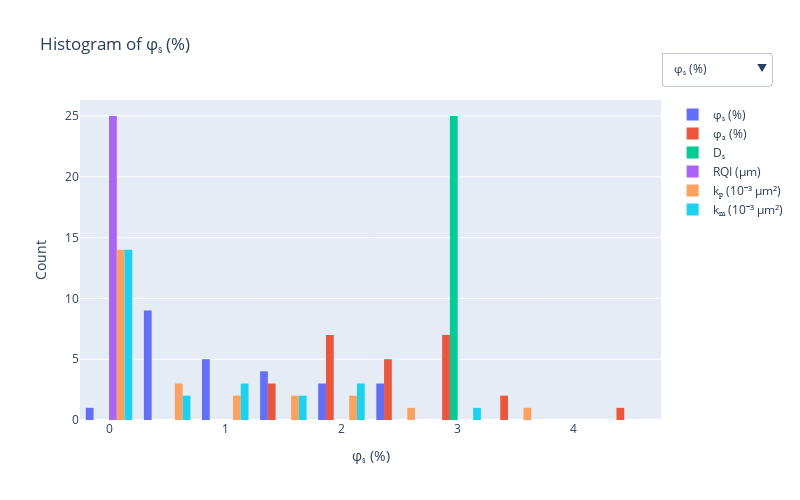
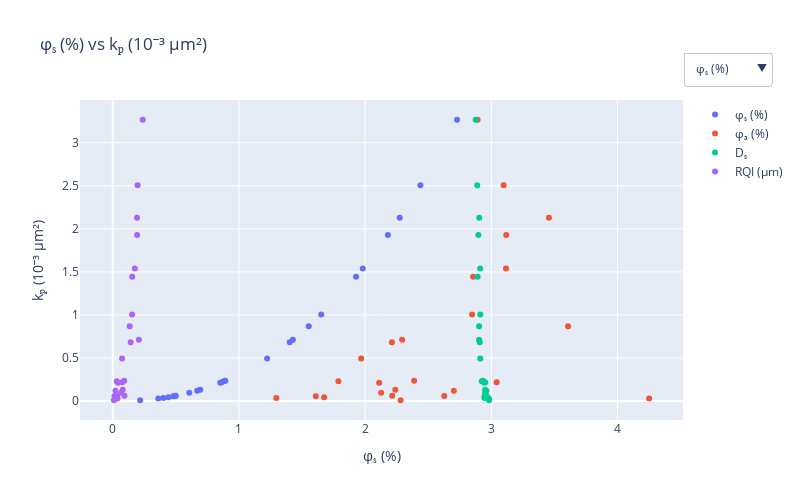
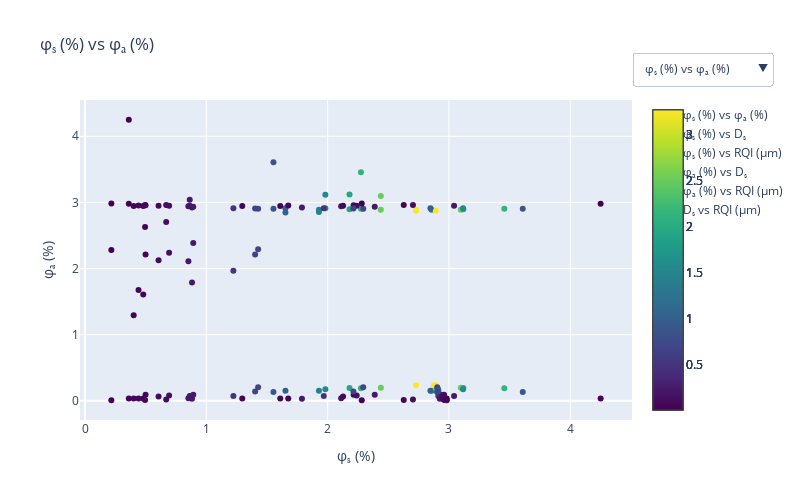
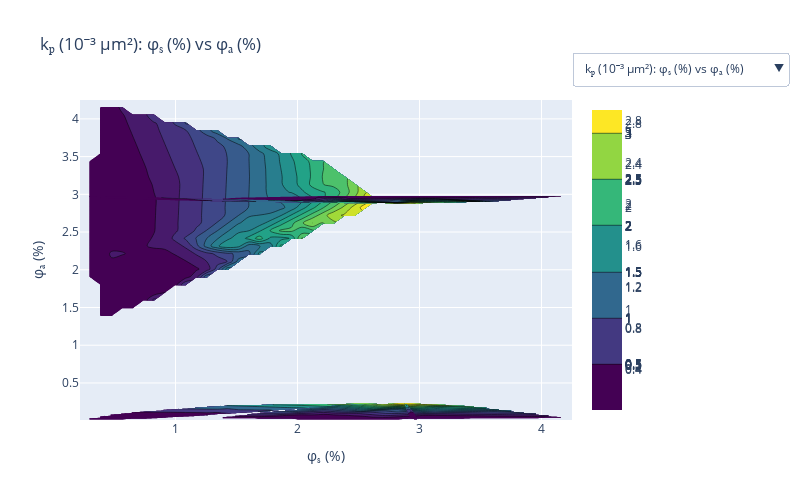

Notebook source saved alongside these figures, in order:
### Code cell
# ---------------------------------------
# Exploratory Data Analysis
# ---------------------------------------

import pandas as pd
import numpy as np
import plotly.graph_objects as go
import plotly.express as px
from itertools import combinations
from scipy.interpolate import griddata

# ------------------- CONFIG -------------------
df = df.copy()
df.columns = df.columns.str.strip()
numeric_cols = ['φₛ (%)', 'φₐ (%)', 'Dₛ', 'RQI (μm)', 'kₚ (10⁻³ μm²)', 'kₘ (10⁻³ μm²)']
feature_cols = ['φₛ (%)', 'φₐ (%)', 'Dₛ', 'RQI (μm)']
mode_cols = ['kₚ (10⁻³ μm²)', 'kₘ (10⁻³ μm²)']
target_col = 'kₚ (10⁻³ μm²)'
mesh_N = 30
color_scales = ['Viridis', 'Cividis']

# ------------------- 1. Histogram Figure -------------------
hist_traces = []
for col in numeric_cols:
    trace = go.Histogram(
        x=df[col],
        nbinsx=15,
        name=col,
        visible=True
    )
    hist_traces.append(trace)

fig_hist = go.Figure(data=hist_traces)

# Dropdown buttons for each column
hist_buttons = [
    dict(label=col,
         method="update",
         args=[{"visible": [c == col for c in numeric_cols]},
               {"title": f"Histogram of {col}",
                "xaxis": {"title": col},
                "yaxis": {"title": "Count"}}])
    for col in numeric_cols
]

fig_hist.update_layout(
    updatemenus=[dict(buttons=hist_buttons, x=1, y=1.15, xanchor='left', yanchor='top')],
    title=f"Histogram of {numeric_cols[0]}",
    xaxis_title=numeric_cols[0],
    yaxis_title="Count",
    width=800, height=500
)
fig_hist.show()

# ------------------- 2. Scatterplot vs Target -------------------
scatter_traces = []
for col in feature_cols:
    trace = go.Scatter(
        x=df[col],
        y=df[target_col],
        mode='markers',
        name=col,
        visible=True
    )
    scatter_traces.append(trace)

fig_scatter = go.Figure(data=scatter_traces)

scatter_buttons = [
    dict(label=col,
         method="update",
         args=[{"visible": [c == col for c in feature_cols]},
               {"title": f"{col} vs {target_col}",
                "xaxis": {"title": col},
                "yaxis": {"title": target_col}}])
    for col in feature_cols
]

fig_scatter.update_layout(
    updatemenus=[dict(buttons=scatter_buttons, x=1, y=1.15, xanchor='left', yanchor='top')],
    title=f"{feature_cols[0]} vs {target_col}",
    xaxis_title=feature_cols[0],
    yaxis_title=target_col,
    width=800, height=500
)
fig_scatter.show()

# ------------------- 3. Pair Scatterplots -------------------
pair_options = list(combinations(feature_cols, 2))
pair_traces = []

for f1, f2 in pair_options:
    trace = go.Scatter(
        x=df[f1],
        y=df[f2],
        mode='markers',
        marker=dict(color=df[target_col], colorscale='Viridis', showscale=True),
        name=f"{f1} vs {f2}",
        visible=True
    )
    pair_traces.append(trace)

fig_pair = go.Figure(data=pair_traces)

pair_buttons = [
    dict(label=f"{f1} vs {f2}",
         method="update",
         args=[{"visible": [t.name == f"{f1} vs {f2}" for t in pair_traces]},
               {"title": f"{f1} vs {f2} colored by {target_col}",
                "xaxis": {"title": f1},
                "yaxis": {"title": f2}}])
    for f1, f2 in pair_options
]

fig_pair.update_layout(
    updatemenus=[dict(buttons=pair_buttons, x=1, y=1.15, xanchor='left', yanchor='top')],
    title=f"{pair_options[0][0]} vs {pair_options[0][1]}",
    xaxis_title=pair_options[0][0],
    yaxis_title=pair_options[0][1],
    width=800, height=500
)
fig_pair.show()

# ------------------- 4. Contour Heatmap Figure -------------------
contour_traces = []
for mode in mode_cols:
    for f1, f2 in pair_options:
        x_vals = np.linspace(df[f1].min(), df[f1].max(), mesh_N)
        y_vals = np.linspace(df[f2].min(), df[f2].max(), mesh_N)
        X_grid, Y_grid = np.meshgrid(x_vals, y_vals)
        Z_grid = griddata(
            points=df[[f1, f2]].values,
            values=df[mode].values,
            xi=(X_grid, Y_grid),
            method='linear'
        )
        trace = go.Contour(
            x=x_vals, y=y_vals, z=Z_grid,
            colorscale='Viridis', showscale=True,
            name=f"{mode}: {f1} vs {f2}",
            visible=True,
            hovertemplate=f"{f1}: %{{x}}<br>{f2}: %{{y}}<br>{mode}: %{{z:.3f}}<extra></extra>"
        )
        contour_traces.append(trace)

fig_contour = go.Figure(data=contour_traces)

contour_buttons = [
    dict(label=f"{mode}: {f1} vs {f2}",
         method="update",
         args=[{"visible": [t.name == f"{mode}: {f1} vs {f2}" for t in contour_traces]},
               {"title": f"{mode}: {f1} vs {f2}",
                "xaxis": {"title": f1},
                "yaxis": {"title": f2}}])
    for mode in mode_cols for f1, f2 in pair_options
]

fig_contour.update_layout(
    updatemenus=[dict(buttons=contour_buttons, x=1, y=1.15, xanchor='left', yanchor='top')],
    title=f"{mode_cols[0]}: {pair_options[0][0]} vs {pair_options[0][1]}",
    xaxis_title=pair_options[0][0],
    yaxis_title=pair_options[0][1],
    width=800, height=500
)
fig_contour.show()

### Figure 1 — Plotly figure (JSON) as saved in the notebook; plotly's stock layout.template omitted (floating-point values rounded to 4 significant figures)
{"data": [{"name": "φₛ (%)", "nbinsx": 15, "type": "histogram", "visible": true, "x": [0.669, 0.499, 0.495, 1.928, 2.438, 2.18, 0.361, 1.981, 2.728, 2.274, 1.553, 0.863, 0.401, 1.223, 0.882, 0.48, 0.693, 1.427, 0.852, 0.441, 1.652, 0.892, 0.606, 1.402, 0.217]}, {"name": "φₐ (%)", "nbinsx": 15, "type": "histogram", "visible": true, "x": [2.703, 2.214, 2.627, 2.856, 3.097, 3.118, 4.25, 3.116, 2.891, 3.456, 3.608, 3.042, 1.296, 1.968, 1.788, 1.609, 2.239, 2.293, 2.111, 1.675, 2.847, 2.388, 2.127, 2.212, 2.281]}, {"name": "Dₛ", "nbinsx": 15, "type": "histogram", "visible": true, "x": [2.96, 2.959, 2.962, 2.891, 2.888, 2.897, 2.981, 2.911, 2.876, 2.904, 2.903, 2.951, 2.946, 2.912, 2.924, 2.946, 2.95, 2.903, 2.943, 2.952, 2.912, 2.935, 2.951, 2.908, 2.982]}, {"name": "RQI (μm)", "nbinsx": 15, "type": "histogram", "visible": true, "x": [0.021, 0.093, 0.014, 0.154, 0.197, 0.193, 0.036, 0.175, 0.237, 0.192, 0.134, 0.075, 0.035, 0.074, 0.032, 0.034, 0.079, 0.207, 0.041, 0.036, 0.153, 0.091, 0.067, 0.142, 0.009]}, {"name": "kₚ (10⁻³ μm²)", "nbinsx": 15, "type": "histogram", "visible": true, "x": [0.12, 0.06, 0.059, 1.444, 2.507, 1.928, 0.028, 1.54, 3.267, 2.128, 0.868, 0.218, 0.036, 0.495, 0.23, 0.055, 0.13, 0.711, 0.212, 0.045, 1.004, 0.236, 0.095, 0.682, 0.009]}, {"name": "kₘ (10⁻³ μm²)", "nbinsx": 15, "type": "histogram", "visible": true, "x": [0.015, 0.236, 0.006, 1.13, 2.151, 1.972, 0.06, 1.554, 3.158, 2.11, 0.93, 0.221, 0.021, 0.174, 0.028, 0.025, 0.181, 1.588, 0.05, 0.027, 1.058, 0.272, 0.123, 0.727, 0.002]}], "layout": {"height": 500, "title": {"text": "Histogram of φₛ (%)"}, "updatemenus": [{"buttons": [{"args": [{"visible": [true, false, false, false, false, false]}, {"title": "Histogram of φₛ (%)", "xaxis": {"title": "φₛ (%)"}, "yaxis": {"title": "Count"}}], "label": "φₛ (%)", "method": "update"}, {"args": [{"visible": [false, true, false, false, false, false]}, {"title": "Histogram of φₐ (%)", "xaxis": {"title": "φₐ (%)"}, "yaxis": {"title": "Count"}}], "label": "φₐ (%)", "method": "update"}, {"args": [{"visible": [false, false, true, false, false, false]}, {"title": "Histogram of Dₛ", "xaxis": {"title": "Dₛ"}, "yaxis": {"title": "Count"}}], "label": "Dₛ", "method": "update"}, {"args": [{"visible": [false, false, false, true, false, false]}, {"title": "Histogram of RQI (μm)", "xaxis": {"title": "RQI (μm)"}, "yaxis": {"title": "Count"}}], "label": "RQI (μm)", "method": "update"}, {"args": [{"visible": [false, false, false, false, true, false]}, {"title": "Histogram of kₚ (10⁻³ μm²)", "xaxis": {"title": "kₚ (10⁻³ μm²)"}, "yaxis": {"title": "Count"}}], "label": "kₚ (10⁻³ μm²)", "method": "update"}, {"args": [{"visible": [false, false, false, false, false, true]}, {"title": "Histogram of kₘ (10⁻³ μm²)", "xaxis": {"title": "kₘ (10⁻³ μm²)"}, "yaxis": {"title": "Count"}}], "label": "kₘ (10⁻³ μm²)", "method": "update"}], "x": 1, "xanchor": "left", "y": 1.15, "yanchor": "top"}], "width": 800, "xaxis": {"title": {"text": "φₛ (%)"}}, "yaxis": {"title": {"text": "Count"}}}}

### Figure 2 — Plotly figure (JSON) as saved in the notebook; plotly's stock layout.template omitted (floating-point values rounded to 4 significant figures)
{"data": [{"mode": "markers", "name": "φₛ (%)", "type": "scatter", "visible": true, "x": [0.669, 0.499, 0.495, 1.928, 2.438, 2.18, 0.361, 1.981, 2.728, 2.274, 1.553, 0.863, 0.401, 1.223, 0.882, 0.48, 0.693, 1.427, 0.852, 0.441, 1.652, 0.892, 0.606, 1.402, 0.217], "y": [0.12, 0.06, 0.059, 1.444, 2.507, 1.928, 0.028, 1.54, 3.267, 2.128, 0.868, 0.218, 0.036, 0.495, 0.23, 0.055, 0.13, 0.711, 0.212, 0.045, 1.004, 0.236, 0.095, 0.682, 0.009]}, {"mode": "markers", "name": "φₐ (%)", "type": "scatter", "visible": true, "x": [2.703, 2.214, 2.627, 2.856, 3.097, 3.118, 4.25, 3.116, 2.891, 3.456, 3.608, 3.042, 1.296, 1.968, 1.788, 1.609, 2.239, 2.293, 2.111, 1.675, 2.847, 2.388, 2.127, 2.212, 2.281], "y": [0.12, 0.06, 0.059, 1.444, 2.507, 1.928, 0.028, 1.54, 3.267, 2.128, 0.868, 0.218, 0.036, 0.495, 0.23, 0.055, 0.13, 0.711, 0.212, 0.045, 1.004, 0.236, 0.095, 0.682, 0.009]}, {"mode": "markers", "name": "Dₛ", "type": "scatter", "visible": true, "x": [2.96, 2.959, 2.962, 2.891, 2.888, 2.897, 2.981, 2.911, 2.876, 2.904, 2.903, 2.951, 2.946, 2.912, 2.924, 2.946, 2.95, 2.903, 2.943, 2.952, 2.912, 2.935, 2.951, 2.908, 2.982], "y": [0.12, 0.06, 0.059, 1.444, 2.507, 1.928, 0.028, 1.54, 3.267, 2.128, 0.868, 0.218, 0.036, 0.495, 0.23, 0.055, 0.13, 0.711, 0.212, 0.045, 1.004, 0.236, 0.095, 0.682, 0.009]}, {"mode": "markers", "name": "RQI (μm)", "type": "scatter", "visible": true, "x": [0.021, 0.093, 0.014, 0.154, 0.197, 0.193, 0.036, 0.175, 0.237, 0.192, 0.134, 0.075, 0.035, 0.074, 0.032, 0.034, 0.079, 0.207, 0.041, 0.036, 0.153, 0.091, 0.067, 0.142, 0.009], "y": [0.12, 0.06, 0.059, 1.444, 2.507, 1.928, 0.028, 1.54, 3.267, 2.128, 0.868, 0.218, 0.036, 0.495, 0.23, 0.055, 0.13, 0.711, 0.212, 0.045, 1.004, 0.236, 0.095, 0.682, 0.009]}], "layout": {"height": 500, "title": {"text": "φₛ (%) vs kₚ (10⁻³ μm²)"}, "updatemenus": [{"buttons": [{"args": [{"visible": [true, false, false, false]}, {"title": "φₛ (%) vs kₚ (10⁻³ μm²)", "xaxis": {"title": "φₛ (%)"}, "yaxis": {"title": "kₚ (10⁻³ μm²)"}}], "label": "φₛ (%)", "method": "update"}, {"args": [{"visible": [false, true, false, false]}, {"title": "φₐ (%) vs kₚ (10⁻³ μm²)", "xaxis": {"title": "φₐ (%)"}, "yaxis": {"title": "kₚ (10⁻³ μm²)"}}], "label": "φₐ (%)", "method": "update"}, {"args": [{"visible": [false, false, true, false]}, {"title": "Dₛ vs kₚ (10⁻³ μm²)", "xaxis": {"title": "Dₛ"}, "yaxis": {"title": "kₚ (10⁻³ μm²)"}}], "label": "Dₛ", "method": "update"}, {"args": [{"visible": [false, false, false, true]}, {"title": "RQI (μm) vs kₚ (10⁻³ μm²)", "xaxis": {"title": "RQI (μm)"}, "yaxis": {"title": "kₚ (10⁻³ μm²)"}}], "label": "RQI (μm)", "method": "update"}], "x": 1, "xanchor": "left", "y": 1.15, "yanchor": "top"}], "width": 800, "xaxis": {"title": {"text": "φₛ (%)"}}, "yaxis": {"title": {"text": "kₚ (10⁻³ μm²)"}}}}

### Figure 3 — Plotly figure (JSON) as saved in the notebook; plotly's stock layout.template omitted (floating-point values rounded to 4 significant figures)
{"data": [{"marker": {"color": [0.12, 0.06, 0.059, 1.444, 2.507, 1.928, 0.028, 1.54, 3.267, 2.128, 0.868, 0.218, 0.036, 0.495, 0.23, 0.055, 0.13, 0.711, 0.212, 0.045, 1.004, 0.236, 0.095, 0.682, 0.009], "colorscale": [[0, "#440154"], [0.1111, "#482878"], [0.2222, "#3e4989"], [0.3333, "#31688e"], [0.4444, "#26828e"], [0.5556, "#1f9e89"], [0.6667, "#35b779"], [0.7778, "#6ece58"], [0.8889, "#b5de2b"], [1, "#fde725"]], "showscale": true}, "mode": "markers", "name": "φₛ (%) vs φₐ (%)", "type": "scatter", "visible": true, "x": [0.669, 0.499, 0.495, 1.928, 2.438, 2.18, 0.361, 1.981, 2.728, 2.274, 1.553, 0.863, 0.401, 1.223, 0.882, 0.48, 0.693, 1.427, 0.852, 0.441, 1.652, 0.892, 0.606, 1.402, 0.217], "y": [2.703, 2.214, 2.627, 2.856, 3.097, 3.118, 4.25, 3.116, 2.891, 3.456, 3.608, 3.042, 1.296, 1.968, 1.788, 1.609, 2.239, 2.293, 2.111, 1.675, 2.847, 2.388, 2.127, 2.212, 2.281]}, {"marker": {"color": [0.12, 0.06, 0.059, 1.444, 2.507, 1.928, 0.028, 1.54, 3.267, 2.128, 0.868, 0.218, 0.036, 0.495, 0.23, 0.055, 0.13, 0.711, 0.212, 0.045, 1.004, 0.236, 0.095, 0.682, 0.009], "colorscale": [[0, "#440154"], [0.1111, "#482878"], [0.2222, "#3e4989"], [0.3333, "#31688e"], [0.4444, "#26828e"], [0.5556, "#1f9e89"], [0.6667, "#35b779"], [0.7778, "#6ece58"], [0.8889, "#b5de2b"], [1, "#fde725"]], "showscale": true}, "mode": "markers", "name": "φₛ (%) vs Dₛ", "type": "scatter", "visible": true, "x": [0.669, 0.499, 0.495, 1.928, 2.438, 2.18, 0.361, 1.981, 2.728, 2.274, 1.553, 0.863, 0.401, 1.223, 0.882, 0.48, 0.693, 1.427, 0.852, 0.441, 1.652, 0.892, 0.606, 1.402, 0.217], "y": [2.96, 2.959, 2.962, 2.891, 2.888, 2.897, 2.981, 2.911, 2.876, 2.904, 2.903, 2.951, 2.946, 2.912, 2.924, 2.946, 2.95, 2.903, 2.943, 2.952, 2.912, 2.935, 2.951, 2.908, 2.982]}, {"marker": {"color": [0.12, 0.06, 0.059, 1.444, 2.507, 1.928, 0.028, 1.54, 3.267, 2.128, 0.868, 0.218, 0.036, 0.495, 0.23, 0.055, 0.13, 0.711, 0.212, 0.045, 1.004, 0.236, 0.095, 0.682, 0.009], "colorscale": [[0, "#440154"], [0.1111, "#482878"], [0.2222, "#3e4989"], [0.3333, "#31688e"], [0.4444, "#26828e"], [0.5556, "#1f9e89"], [0.6667, "#35b779"], [0.7778, "#6ece58"], [0.8889, "#b5de2b"], [1, "#fde725"]], "showscale": true}, "mode": "markers", "name": "φₛ (%) vs RQI (μm)", "type": "scatter", "visible": true, "x": [0.669, 0.499, 0.495, 1.928, 2.438, 2.18, 0.361, 1.981, 2.728, 2.274, 1.553, 0.863, 0.401, 1.223, 0.882, 0.48, 0.693, 1.427, 0.852, 0.441, 1.652, 0.892, 0.606, 1.402, 0.217], "y": [0.021, 0.093, 0.014, 0.154, 0.197, 0.193, 0.036, 0.175, 0.237, 0.192, 0.134, 0.075, 0.035, 0.074, 0.032, 0.034, 0.079, 0.207, 0.041, 0.036, 0.153, 0.091, 0.067, 0.142, 0.009]}, {"marker": {"color": [0.12, 0.06, 0.059, 1.444, 2.507, 1.928, 0.028, 1.54, 3.267, 2.128, 0.868, 0.218, 0.036, 0.495, 0.23, 0.055, 0.13, 0.711, 0.212, 0.045, 1.004, 0.236, 0.095, 0.682, 0.009], "colorscale": [[0, "#440154"], [0.1111, "#482878"], [0.2222, "#3e4989"], [0.3333, "#31688e"], [0.4444, "#26828e"], [0.5556, "#1f9e89"], [0.6667, "#35b779"], [0.7778, "#6ece58"], [0.8889, "#b5de2b"], [1, "#fde725"]], "showscale": true}, "mode": "markers", "name": "φₐ (%) vs Dₛ", "type": "scatter", "visible": true, "x": [2.703, 2.214, 2.627, 2.856, 3.097, 3.118, 4.25, 3.116, 2.891, 3.456, 3.608, 3.042, 1.296, 1.968, 1.788, 1.609, 2.239, 2.293, 2.111, 1.675, 2.847, 2.388, 2.127, 2.212, 2.281], "y": [2.96, 2.959, 2.962, 2.891, 2.888, 2.897, 2.981, 2.911, 2.876, 2.904, 2.903, 2.951, 2.946, 2.912, 2.924, 2.946, 2.95, 2.903, 2.943, 2.952, 2.912, 2.935, 2.951, 2.908, 2.982]}, {"marker": {"color": [0.12, 0.06, 0.059, 1.444, 2.507, 1.928, 0.028, 1.54, 3.267, 2.128, 0.868, 0.218, 0.036, 0.495, 0.23, 0.055, 0.13, 0.711, 0.212, 0.045, 1.004, 0.236, 0.095, 0.682, 0.009], "colorscale": [[0, "#440154"], [0.1111, "#482878"], [0.2222, "#3e4989"], [0.3333, "#31688e"], [0.4444, "#26828e"], [0.5556, "#1f9e89"], [0.6667, "#35b779"], [0.7778, "#6ece58"], [0.8889, "#b5de2b"], [1, "#fde725"]], "showscale": true}, "mode": "markers", "name": "φₐ (%) vs RQI (μm)", "type": "scatter", "visible": true, "x": [2.703, 2.214, 2.627, 2.856, 3.097, 3.118, 4.25, 3.116, 2.891, 3.456, 3.608, 3.042, 1.296, 1.968, 1.788, 1.609, 2.239, 2.293, 2.111, 1.675, 2.847, 2.388, 2.127, 2.212, 2.281], "y": [0.021, 0.093, 0.014, 0.154, 0.197, 0.193, 0.036, 0.175, 0.237, 0.192, 0.134, 0.075, 0.035, 0.074, 0.032, 0.034, 0.079, 0.207, 0.041, 0.036, 0.153, 0.091, 0.067, 0.142, 0.009]}, {"marker": {"color": [0.12, 0.06, 0.059, 1.444, 2.507, 1.928, 0.028, 1.54, 3.267, 2.128, 0.868, 0.218, 0.036, 0.495, 0.23, 0.055, 0.13, 0.711, 0.212, 0.045, 1.004, 0.236, 0.095, 0.682, 0.009], "colorscale": [[0, "#440154"], [0.1111, "#482878"], [0.2222, "#3e4989"], [0.3333, "#31688e"], [0.4444, "#26828e"], [0.5556, "#1f9e89"], [0.6667, "#35b779"], [0.7778, "#6ece58"], [0.8889, "#b5de2b"], [1, "#fde725"]], "showscale": true}, "mode": "markers", "name": "Dₛ vs RQI (μm)", "type": "scatter", "visible": true, "x": [2.96, 2.959, 2.962, 2.891, 2.888, 2.897, 2.981, 2.911, 2.876, 2.904, 2.903, 2.951, 2.946, 2.912, 2.924, 2.946, 2.95, 2.903, 2.943, 2.952, 2.912, 2.935, 2.951, 2.908, 2.982], "y": [0.021, 0.093, 0.014, 0.154, 0.197, 0.193, 0.036, 0.175, 0.237, 0.192, 0.134, 0.075, 0.035, 0.074, 0.032, 0.034, 0.079, 0.207, 0.041, 0.036, 0.153, 0.091, 0.067, 0.142, 0.009]}], "layout": {"height": 500, "title": {"text": "φₛ (%) vs φₐ (%)"}, "updatemenus": [{"buttons": [{"args": [{"visible": [true, false, false, false, false, false]}, {"title": "φₛ (%) vs φₐ (%) colored by kₚ (10⁻³ μm²)", "xaxis": {"title": "φₛ (%)"}, "yaxis": {"title": "φₐ (%)"}}], "label": "φₛ (%) vs φₐ (%)", "method": "update"}, {"args": [{"visible": [false, true, false, false, false, false]}, {"title": "φₛ (%) vs Dₛ colored by kₚ (10⁻³ μm²)", "xaxis": {"title": "φₛ (%)"}, "yaxis": {"title": "Dₛ"}}], "label": "φₛ (%) vs Dₛ", "method": "update"}, {"args": [{"visible": [false, false, true, false, false, false]}, {"title": "φₛ (%) vs RQI (μm) colored by kₚ (10⁻³ μm²)", "xaxis": {"title": "φₛ (%)"}, "yaxis": {"title": "RQI (μm)"}}], "label": "φₛ (%) vs RQI (μm)", "method": "update"}, {"args": [{"visible": [false, false, false, true, false, false]}, {"title": "φₐ (%) vs Dₛ colored by kₚ (10⁻³ μm²)", "xaxis": {"title": "φₐ (%)"}, "yaxis": {"title": "Dₛ"}}], "label": "φₐ (%) vs Dₛ", "method": "update"}, {"args": [{"visible": [false, false, false, false, true, false]}, {"title": "φₐ (%) vs RQI (μm) colored by kₚ (10⁻³ μm²)", "xaxis": {"title": "φₐ (%)"}, "yaxis": {"title": "RQI (μm)"}}], "label": "φₐ (%) vs RQI (μm)", "method": "update"}, {"args": [{"visible": [false, false, false, false, false, true]}, {"title": "Dₛ vs RQI (μm) colored by kₚ (10⁻³ μm²)", "xaxis": {"title": "Dₛ"}, "yaxis": {"title": "RQI (μm)"}}], "label": "Dₛ vs RQI (μm)", "method": "update"}], "x": 1, "xanchor": "left", "y": 1.15, "yanchor": "top"}], "width": 800, "xaxis": {"title": {"text": "φₛ (%)"}}, "yaxis": {"title": {"text": "φₐ (%)"}}}}

### Figure 4 — Plotly figure (JSON) as saved in the notebook; plotly's stock layout.template omitted (floating-point values rounded to 4 significant figures; data arrays with more than 128 entries replaced by an {"elided": "..."} marker saying what was removed)
{"data": [{"colorscale": [[0, "#440154"], [0.1111, "#482878"], [0.2222, "#3e4989"], [0.3333, "#31688e"], [0.4444, "#26828e"], [0.5556, "#1f9e89"], [0.6667, "#35b779"], [0.7778, "#6ece58"], [0.8889, "#b5de2b"], [1, "#fde725"]], "hovertemplate": "φₛ (%): %{x}<br>φₐ (%): %{y}<br>kₚ (10⁻³ μm²): %{z:.3f}<extra></extra>", "name": "kₚ (10⁻³ μm²): φₛ (%) vs φₐ (%)", "showscale": true, "type": "contour", "visible": true, "x": [0.217, 0.3036, 0.3902, 0.4768, 0.5633, 0.6499, 0.7365, 0.8231, 0.9097, 0.9963, 1.083, 1.169, 1.256, 1.343, 1.429, 1.516, 1.602, 1.689, 1.776, 1.862, 1.949, 2.035, 2.122, 2.208, 2.295, 2.382, 2.468, 2.555, 2.641, 2.728], "y": [1.296, 1.398, 1.5, 1.602, 1.703, 1.805, 1.907, 2.009, 2.111, 2.213, 2.315, 2.416, 2.518, 2.62, 2.722, 2.824, 2.926, 3.028, 3.13, 3.231, 3.333, 3.435, 3.537, 3.639, 3.741, 3.843, 3.944, 4.046, 4.148, 4.25], "z": {"elided": "30x30 float values"}}, {"colorscale": [[0, "#440154"], [0.1111, "#482878"], [0.2222, "#3e4989"], [0.3333, "#31688e"], [0.4444, "#26828e"], [0.5556, "#1f9e89"], [0.6667, "#35b779"], [0.7778, "#6ece58"], [0.8889, "#b5de2b"], [1, "#fde725"]], "hovertemplate": "φₛ (%): %{x}<br>Dₛ: %{y}<br>kₚ (10⁻³ μm²): %{z:.3f}<extra></extra>", "name": "kₚ (10⁻³ μm²): φₛ (%) vs Dₛ", "showscale": true, "type": "contour", "visible": true, "x": [0.217, 0.3036, 0.3902, 0.4768, 0.5633, 0.6499, 0.7365, 0.8231, 0.9097, 0.9963, 1.083, 1.169, 1.256, 1.343, 1.429, 1.516, 1.602, 1.689, 1.776, 1.862, 1.949, 2.035, 2.122, 2.208, 2.295, 2.382, 2.468, 2.555, 2.641, 2.728], "y": [2.876, 2.88, 2.883, 2.887, 2.891, 2.894, 2.898, 2.902, 2.905, 2.909, 2.913, 2.916, 2.92, 2.924, 2.927, 2.931, 2.934, 2.938, 2.942, 2.945, 2.949, 2.953, 2.956, 2.96, 2.964, 2.967, 2.971, 2.975, 2.978, 2.982], "z": {"elided": "30x30 float values"}}, {"colorscale": [[0, "#440154"], [0.1111, "#482878"], [0.2222, "#3e4989"], [0.3333, "#31688e"], [0.4444, "#26828e"], [0.5556, "#1f9e89"], [0.6667, "#35b779"], [0.7778, "#6ece58"], [0.8889, "#b5de2b"], [1, "#fde725"]], "hovertemplate": "φₛ (%): %{x}<br>RQI (μm): %{y}<br>kₚ (10⁻³ μm²): %{z:.3f}<extra></extra>", "name": "kₚ (10⁻³ μm²): φₛ (%) vs RQI (μm)", "showscale": true, "type": "contour", "visible": true, "x": [0.217, 0.3036, 0.3902, 0.4768, 0.5633, 0.6499, 0.7365, 0.8231, 0.9097, 0.9963, 1.083, 1.169, 1.256, 1.343, 1.429, 1.516, 1.602, 1.689, 1.776, 1.862, 1.949, 2.035, 2.122, 2.208, 2.295, 2.382, 2.468, 2.555, 2.641, 2.728], "y": [0.009, 0.01686, 0.02472, 0.03259, 0.04045, 0.04831, 0.05617, 0.06403, 0.0719, 0.07976, 0.08762, 0.09548, 0.1033, 0.1112, 0.1191, 0.1269, 0.1348, 0.1427, 0.1505, 0.1584, 0.1662, 0.1741, 0.182, 0.1898, 0.1977, 0.2056, 0.2134, 0.2213, 0.2291, 0.237], "z": {"elided": "30x30 float values"}}, {"colorscale": [[0, "#440154"], [0.1111, "#482878"], [0.2222, "#3e4989"], [0.3333, "#31688e"], [0.4444, "#26828e"], [0.5556, "#1f9e89"], [0.6667, "#35b779"], [0.7778, "#6ece58"], [0.8889, "#b5de2b"], [1, "#fde725"]], "hovertemplate": "φₐ (%): %{x}<br>Dₛ: %{y}<br>kₚ (10⁻³ μm²): %{z:.3f}<extra></extra>", "name": "kₚ (10⁻³ μm²): φₐ (%) vs Dₛ", "showscale": true, "type": "contour", "visible": true, "x": [1.296, 1.398, 1.5, 1.602, 1.703, 1.805, 1.907, 2.009, 2.111, 2.213, 2.315, 2.416, 2.518, 2.62, 2.722, 2.824, 2.926, 3.028, 3.13, 3.231, 3.333, 3.435, 3.537, 3.639, 3.741, 3.843, 3.944, 4.046, 4.148, 4.25], "y": [2.876, 2.88, 2.883, 2.887, 2.891, 2.894, 2.898, 2.902, 2.905, 2.909, 2.913, 2.916, 2.92, 2.924, 2.927, 2.931, 2.934, 2.938, 2.942, 2.945, 2.949, 2.953, 2.956, 2.96, 2.964, 2.967, 2.971, 2.975, 2.978, 2.982], "z": {"elided": "30x30 float values"}}, {"colorscale": [[0, "#440154"], [0.1111, "#482878"], [0.2222, "#3e4989"], [0.3333, "#31688e"], [0.4444, "#26828e"], [0.5556, "#1f9e89"], [0.6667, "#35b779"], [0.7778, "#6ece58"], [0.8889, "#b5de2b"], [1, "#fde725"]], "hovertemplate": "φₐ (%): %{x}<br>RQI (μm): %{y}<br>kₚ (10⁻³ μm²): %{z:.3f}<extra></extra>", "name": "kₚ (10⁻³ μm²): φₐ (%) vs RQI (μm)", "showscale": true, "type": "contour", "visible": true, "x": [1.296, 1.398, 1.5, 1.602, 1.703, 1.805, 1.907, 2.009, 2.111, 2.213, 2.315, 2.416, 2.518, 2.62, 2.722, 2.824, 2.926, 3.028, 3.13, 3.231, 3.333, 3.435, 3.537, 3.639, 3.741, 3.843, 3.944, 4.046, 4.148, 4.25], "y": [0.009, 0.01686, 0.02472, 0.03259, 0.04045, 0.04831, 0.05617, 0.06403, 0.0719, 0.07976, 0.08762, 0.09548, 0.1033, 0.1112, 0.1191, 0.1269, 0.1348, 0.1427, 0.1505, 0.1584, 0.1662, 0.1741, 0.182, 0.1898, 0.1977, 0.2056, 0.2134, 0.2213, 0.2291, 0.237], "z": {"elided": "30x30 float values"}}, {"colorscale": [[0, "#440154"], [0.1111, "#482878"], [0.2222, "#3e4989"], [0.3333, "#31688e"], [0.4444, "#26828e"], [0.5556, "#1f9e89"], [0.6667, "#35b779"], [0.7778, "#6ece58"], [0.8889, "#b5de2b"], [1, "#fde725"]], "hovertemplate": "Dₛ: %{x}<br>RQI (μm): %{y}<br>kₚ (10⁻³ μm²): %{z:.3f}<extra></extra>", "name": "kₚ (10⁻³ μm²): Dₛ vs RQI (μm)", "showscale": true, "type": "contour", "visible": true, "x": [2.876, 2.88, 2.883, 2.887, 2.891, 2.894, 2.898, 2.902, 2.905, 2.909, 2.913, 2.916, 2.92, 2.924, 2.927, 2.931, 2.934, 2.938, 2.942, 2.945, 2.949, 2.953, 2.956, 2.96, 2.964, 2.967, 2.971, 2.975, 2.978, 2.982], "y": [0.009, 0.01686, 0.02472, 0.03259, 0.04045, 0.04831, 0.05617, 0.06403, 0.0719, 0.07976, 0.08762, 0.09548, 0.1033, 0.1112, 0.1191, 0.1269, 0.1348, 0.1427, 0.1505, 0.1584, 0.1662, 0.1741, 0.182, 0.1898, 0.1977, 0.2056, 0.2134, 0.2213, 0.2291, 0.237], "z": {"elided": "30x30 float values"}}, {"colorscale": [[0, "#440154"], [0.1111, "#482878"], [0.2222, "#3e4989"], [0.3333, "#31688e"], [0.4444, "#26828e"], [0.5556, "#1f9e89"], [0.6667, "#35b779"], [0.7778, "#6ece58"], [0.8889, "#b5de2b"], [1, "#fde725"]], "hovertemplate": "φₛ (%): %{x}<br>φₐ (%): %{y}<br>kₘ (10⁻³ μm²): %{z:.3f}<extra></extra>", "name": "kₘ (10⁻³ μm²): φₛ (%) vs φₐ (%)", "showscale": true, "type": "contour", "visible": true, "x": [0.217, 0.3036, 0.3902, 0.4768, 0.5633, 0.6499, 0.7365, 0.8231, 0.9097, 0.9963, 1.083, 1.169, 1.256, 1.343, 1.429, 1.516, 1.602, 1.689, 1.776, 1.862, 1.949, 2.035, 2.122, 2.208, 2.295, 2.382, 2.468, 2.555, 2.641, 2.728], "y": [1.296, 1.398, 1.5, 1.602, 1.703, 1.805, 1.907, 2.009, 2.111, 2.213, 2.315, 2.416, 2.518, 2.62, 2.722, 2.824, 2.926, 3.028, 3.13, 3.231, 3.333, 3.435, 3.537, 3.639, 3.741, 3.843, 3.944, 4.046, 4.148, 4.25], "z": {"elided": "30x30 float values"}}, {"colorscale": [[0, "#440154"], [0.1111, "#482878"], [0.2222, "#3e4989"], [0.3333, "#31688e"], [0.4444, "#26828e"], [0.5556, "#1f9e89"], [0.6667, "#35b779"], [0.7778, "#6ece58"], [0.8889, "#b5de2b"], [1, "#fde725"]], "hovertemplate": "φₛ (%): %{x}<br>Dₛ: %{y}<br>kₘ (10⁻³ μm²): %{z:.3f}<extra></extra>", "name": "kₘ (10⁻³ μm²): φₛ (%) vs Dₛ", "showscale": true, "type": "contour", "visible": true, "x": [0.217, 0.3036, 0.3902, 0.4768, 0.5633, 0.6499, 0.7365, 0.8231, 0.9097, 0.9963, 1.083, 1.169, 1.256, 1.343, 1.429, 1.516, 1.602, 1.689, 1.776, 1.862, 1.949, 2.035, 2.122, 2.208, 2.295, 2.382, 2.468, 2.555, 2.641, 2.728], "y": [2.876, 2.88, 2.883, 2.887, 2.891, 2.894, 2.898, 2.902, 2.905, 2.909, 2.913, 2.916, 2.92, 2.924, 2.927, 2.931, 2.934, 2.938, 2.942, 2.945, 2.949, 2.953, 2.956, 2.96, 2.964, 2.967, 2.971, 2.975, 2.978, 2.982], "z": {"elided": "30x30 float values"}}, {"colorscale": [[0, "#440154"], [0.1111, "#482878"], [0.2222, "#3e4989"], [0.3333, "#31688e"], [0.4444, "#26828e"], [0.5556, "#1f9e89"], [0.6667, "#35b779"], [0.7778, "#6ece58"], [0.8889, "#b5de2b"], [1, "#fde725"]], "hovertemplate": "φₛ (%): %{x}<br>RQI (μm): %{y}<br>kₘ (10⁻³ μm²): %{z:.3f}<extra></extra>", "name": "kₘ (10⁻³ μm²): φₛ (%) vs RQI (μm)", "showscale": true, "type": "contour", "visible": true, "x": [0.217, 0.3036, 0.3902, 0.4768, 0.5633, 0.6499, 0.7365, 0.8231, 0.9097, 0.9963, 1.083, 1.169, 1.256, 1.343, 1.429, 1.516, 1.602, 1.689, 1.776, 1.862, 1.949, 2.035, 2.122, 2.208, 2.295, 2.382, 2.468, 2.555, 2.641, 2.728], "y": [0.009, 0.01686, 0.02472, 0.03259, 0.04045, 0.04831, 0.05617, 0.06403, 0.0719, 0.07976, 0.08762, 0.09548, 0.1033, 0.1112, 0.1191, 0.1269, 0.1348, 0.1427, 0.1505, 0.1584, 0.1662, 0.1741, 0.182, 0.1898, 0.1977, 0.2056, 0.2134, 0.2213, 0.2291, 0.237], "z": {"elided": "30x30 float values"}}, {"colorscale": [[0, "#440154"], [0.1111, "#482878"], [0.2222, "#3e4989"], [0.3333, "#31688e"], [0.4444, "#26828e"], [0.5556, "#1f9e89"], [0.6667, "#35b779"], [0.7778, "#6ece58"], [0.8889, "#b5de2b"], [1, "#fde725"]], "hovertemplate": "φₐ (%): %{x}<br>Dₛ: %{y}<br>kₘ (10⁻³ μm²): %{z:.3f}<extra></extra>", "name": "kₘ (10⁻³ μm²): φₐ (%) vs Dₛ", "showscale": true, "type": "contour", "visible": true, "x": [1.296, 1.398, 1.5, 1.602, 1.703, 1.805, 1.907, 2.009, 2.111, 2.213, 2.315, 2.416, 2.518, 2.62, 2.722, 2.824, 2.926, 3.028, 3.13, 3.231, 3.333, 3.435, 3.537, 3.639, 3.741, 3.843, 3.944, 4.046, 4.148, 4.25], "y": [2.876, 2.88, 2.883, 2.887, 2.891, 2.894, 2.898, 2.902, 2.905, 2.909, 2.913, 2.916, 2.92, 2.924, 2.927, 2.931, 2.934, 2.938, 2.942, 2.945, 2.949, 2.953, 2.956, 2.96, 2.964, 2.967, 2.971, 2.975, 2.978, 2.982], "z": {"elided": "30x30 float values"}}, {"colorscale": [[0, "#440154"], [0.1111, "#482878"], [0.2222, "#3e4989"], [0.3333, "#31688e"], [0.4444, "#26828e"], [0.5556, "#1f9e89"], [0.6667, "#35b779"], [0.7778, "#6ece58"], [0.8889, "#b5de2b"], [1, "#fde725"]], "hovertemplate": "φₐ (%): %{x}<br>RQI (μm): %{y}<br>kₘ (10⁻³ μm²): %{z:.3f}<extra></extra>", "name": "kₘ (10⁻³ μm²): φₐ (%) vs RQI (μm)", "showscale": true, "type": "contour", "visible": true, "x": [1.296, 1.398, 1.5, 1.602, 1.703, 1.805, 1.907, 2.009, 2.111, 2.213, 2.315, 2.416, 2.518, 2.62, 2.722, 2.824, 2.926, 3.028, 3.13, 3.231, 3.333, 3.435, 3.537, 3.639, 3.741, 3.843, 3.944, 4.046, 4.148, 4.25], "y": [0.009, 0.01686, 0.02472, 0.03259, 0.04045, 0.04831, 0.05617, 0.06403, 0.0719, 0.07976, 0.08762, 0.09548, 0.1033, 0.1112, 0.1191, 0.1269, 0.1348, 0.1427, 0.1505, 0.1584, 0.1662, 0.1741, 0.182, 0.1898, 0.1977, 0.2056, 0.2134, 0.2213, 0.2291, 0.237], "z": {"elided": "30x30 float values"}}, {"colorscale": [[0, "#440154"], [0.1111, "#482878"], [0.2222, "#3e4989"], [0.3333, "#31688e"], [0.4444, "#26828e"], [0.5556, "#1f9e89"], [0.6667, "#35b779"], [0.7778, "#6ece58"], [0.8889, "#b5de2b"], [1, "#fde725"]], "hovertemplate": "Dₛ: %{x}<br>RQI (μm): %{y}<br>kₘ (10⁻³ μm²): %{z:.3f}<extra></extra>", "name": "kₘ (10⁻³ μm²): Dₛ vs RQI (μm)", "showscale": true, "type": "contour", "visible": true, "x": [2.876, 2.88, 2.883, 2.887, 2.891, 2.894, 2.898, 2.902, 2.905, 2.909, 2.913, 2.916, 2.92, 2.924, 2.927, 2.931, 2.934, 2.938, 2.942, 2.945, 2.949, 2.953, 2.956, 2.96, 2.964, 2.967, 2.971, 2.975, 2.978, 2.982], "y": [0.009, 0.01686, 0.02472, 0.03259, 0.04045, 0.04831, 0.05617, 0.06403, 0.0719, 0.07976, 0.08762, 0.09548, 0.1033, 0.1112, 0.1191, 0.1269, 0.1348, 0.1427, 0.1505, 0.1584, 0.1662, 0.1741, 0.182, 0.1898, 0.1977, 0.2056, 0.2134, 0.2213, 0.2291, 0.237], "z": {"elided": "30x30 float values"}}], "layout": {"height": 500, "title": {"text": "kₚ (10⁻³ μm²): φₛ (%) vs φₐ (%)"}, "updatemenus": [{"buttons": [{"args": [{"visible": [true, false, false, false, false, false, false, false, false, false, false, false]}, {"title": "kₚ (10⁻³ μm²): φₛ (%) vs φₐ (%)", "xaxis": {"title": "φₛ (%)"}, "yaxis": {"title": "φₐ (%)"}}], "label": "kₚ (10⁻³ μm²): φₛ (%) vs φₐ (%)", "method": "update"}, {"args": [{"visible": [false, true, false, false, false, false, false, false, false, false, false, false]}, {"title": "kₚ (10⁻³ μm²): φₛ (%) vs Dₛ", "xaxis": {"title": "φₛ (%)"}, "yaxis": {"title": "Dₛ"}}], "label": "kₚ (10⁻³ μm²): φₛ (%) vs Dₛ", "method": "update"}, {"args": [{"visible": [false, false, true, false, false, false, false, false, false, false, false, false]}, {"title": "kₚ (10⁻³ μm²): φₛ (%) vs RQI (μm)", "xaxis": {"title": "φₛ (%)"}, "yaxis": {"title": "RQI (μm)"}}], "label": "kₚ (10⁻³ μm²): φₛ (%) vs RQI (μm)", "method": "update"}, {"args": [{"visible": [false, false, false, true, false, false, false, false, false, false, false, false]}, {"title": "kₚ (10⁻³ μm²): φₐ (%) vs Dₛ", "xaxis": {"title": "φₐ (%)"}, "yaxis": {"title": "Dₛ"}}], "label": "kₚ (10⁻³ μm²): φₐ (%) vs Dₛ", "method": "update"}, {"args": [{"visible": [false, false, false, false, true, false, false, false, false, false, false, false]}, {"title": "kₚ (10⁻³ μm²): φₐ (%) vs RQI (μm)", "xaxis": {"title": "φₐ (%)"}, "yaxis": {"title": "RQI (μm)"}}], "label": "kₚ (10⁻³ μm²): φₐ (%) vs RQI (μm)", "method": "update"}, {"args": [{"visible": [false, false, false, false, false, true, false, false, false, false, false, false]}, {"title": "kₚ (10⁻³ μm²): Dₛ vs RQI (μm)", "xaxis": {"title": "Dₛ"}, "yaxis": {"title": "RQI (μm)"}}], "label": "kₚ (10⁻³ μm²): Dₛ vs RQI (μm)", "method": "update"}, {"args": [{"visible": [false, false, false, false, false, false, true, false, false, false, false, false]}, {"title": "kₘ (10⁻³ μm²): φₛ (%) vs φₐ (%)", "xaxis": {"title": "φₛ (%)"}, "yaxis": {"title": "φₐ (%)"}}], "label": "kₘ (10⁻³ μm²): φₛ (%) vs φₐ (%)", "method": "update"}, {"args": [{"visible": [false, false, false, false, false, false, false, true, false, false, false, false]}, {"title": "kₘ (10⁻³ μm²): φₛ (%) vs Dₛ", "xaxis": {"title": "φₛ (%)"}, "yaxis": {"title": "Dₛ"}}], "label": "kₘ (10⁻³ μm²): φₛ (%) vs Dₛ", "method": "update"}, {"args": [{"visible": [false, false, false, false, false, false, false, false, true, false, false, false]}, {"title": "kₘ (10⁻³ μm²): φₛ (%) vs RQI (μm)", "xaxis": {"title": "φₛ (%)"}, "yaxis": {"title": "RQI (μm)"}}], "label": "kₘ (10⁻³ μm²): φₛ (%) vs RQI (μm)", "method": "update"}, {"args": [{"visible": [false, false, false, false, false, false, false, false, false, true, false, false]}, {"title": "kₘ (10⁻³ μm²): φₐ (%) vs Dₛ", "xaxis": {"title": "φₐ (%)"}, "yaxis": {"title": "Dₛ"}}], "label": "kₘ (10⁻³ μm²): φₐ (%) vs Dₛ", "method": "update"}, {"args": [{"visible": [false, false, false, false, false, false, false, false, false, false, true, false]}, {"title": "kₘ (10⁻³ μm²): φₐ (%) vs RQI (μm)", "xaxis": {"title": "φₐ (%)"}, "yaxis": {"title": "RQI (μm)"}}], "label": "kₘ (10⁻³ μm²): φₐ (%) vs RQI (μm)", "method": "update"}, {"args": [{"visible": [false, false, false, false, false, false, false, false, false, false, false, true]}, {"title": "kₘ (10⁻³ μm²): Dₛ vs RQI (μm)", "xaxis": {"title": "Dₛ"}, "yaxis": {"title": "RQI (μm)"}}], "label": "kₘ (10⁻³ μm²): Dₛ vs RQI (μm)", "method": "update"}], "x": 1, "xanchor": "left", "y": 1.15, "yanchor": "top"}], "width": 800, "xaxis": {"title": {"text": "φₛ (%)"}}, "yaxis": {"title": {"text": "φₐ (%)"}}}}
